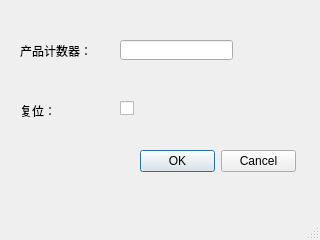
<?xml version="1.0" encoding="UTF-8"?>
<ui version="4.0">
 <class>counter</class>
 <widget class="QMainWindow" name="counter">
  <property name="geometry">
   <rect>
    <x>0</x>
    <y>0</y>
    <width>320</width>
    <height>240</height>
   </rect>
  </property>
  <property name="windowTitle">
   <string>MainWindow</string>
  </property>
  <widget class="QWidget" name="centralwidget">
   <widget class="QLabel" name="label">
    <property name="geometry">
     <rect>
      <x>20</x>
      <y>40</y>
      <width>81</width>
      <height>21</height>
     </rect>
    </property>
    <property name="text">
     <string>产品计数器：</string>
    </property>
   </widget>
   <widget class="QLabel" name="label_2">
    <property name="geometry">
     <rect>
      <x>20</x>
      <y>100</y>
      <width>71</width>
      <height>21</height>
     </rect>
    </property>
    <property name="text">
     <string>复位：</string>
    </property>
   </widget>
   <widget class="QLineEdit" name="lineEdit">
    <property name="geometry">
     <rect>
      <x>120</x>
      <y>40</y>
      <width>113</width>
      <height>20</height>
     </rect>
    </property>
   </widget>
   <widget class="QCheckBox" name="checkBox">
    <property name="geometry">
     <rect>
      <x>120</x>
      <y>100</y>
      <width>71</width>
      <height>16</height>
     </rect>
    </property>
    <property name="text">
     <string/>
    </property>
   </widget>
   <widget class="QDialogButtonBox" name="counterbutton">
    <property name="geometry">
     <rect>
      <x>140</x>
      <y>150</y>
      <width>156</width>
      <height>23</height>
     </rect>
    </property>
    <property name="standardButtons">
     <set>QDialogButtonBox::Cancel|QDialogButtonBox::Ok</set>
    </property>
   </widget>
  </widget>
  <widget class="QMenuBar" name="menubar">
   <property name="geometry">
    <rect>
     <x>0</x>
     <y>0</y>
     <width>320</width>
     <height>23</height>
    </rect>
   </property>
  </widget>
  <widget class="QStatusBar" name="statusbar"/>
 </widget>
 <resources/>
 <connections/>
</ui>
